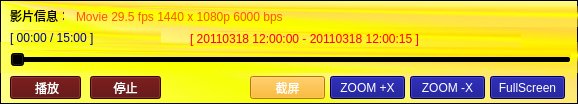
<?xml version="1.0" encoding="UTF-8"?>
<ui version="4.0">
 <class>ConsoleWnd</class>
 <widget class="QFrame" name="ConsoleWnd">
  <property name="geometry">
   <rect>
    <x>0</x>
    <y>0</y>
    <width>578</width>
    <height>104</height>
   </rect>
  </property>
  <property name="windowTitle">
   <string>播放控制台</string>
  </property>
  <property name="styleSheet">
   <string notr="true">background-color:qconicalgradient(cx:0, cy:0, angle:135, stop:0 rgba(255, 255, 0, 69), stop:0.375 rgba(255, 255, 0, 69), stop:0.423533 rgba(251, 255, 0, 145), stop:0.45 rgba(247, 255, 0, 208), stop:0.477581 rgba(255, 244, 71, 130), stop:0.518717 rgba(255, 218, 71, 130), stop:0.55 rgba(255, 255, 0, 255), stop:0.57754 rgba(255, 203, 0, 130), stop:0.625 rgba(255, 255, 0, 69), stop:1 rgba(255, 255, 0, 69))</string>
  </property>
  <property name="frameShape">
   <enum>QFrame::StyledPanel</enum>
  </property>
  <property name="frameShadow">
   <enum>QFrame::Raised</enum>
  </property>
  <widget class="QWidget" name="widget" native="true">
   <property name="geometry">
    <rect>
     <x>0</x>
     <y>42</y>
     <width>681</width>
     <height>31</height>
    </rect>
   </property>
   <property name="maximumSize">
    <size>
     <width>16777215</width>
     <height>50</height>
    </size>
   </property>
   <widget class="QSlider" name="sliderTimeLine">
    <property name="geometry">
     <rect>
      <x>10</x>
      <y>8</y>
      <width>561</width>
      <height>20</height>
     </rect>
    </property>
    <property name="tracking">
     <bool>true</bool>
    </property>
    <property name="orientation">
     <enum>Qt::Horizontal</enum>
    </property>
    <property name="tickPosition">
     <enum>QSlider::NoTicks</enum>
    </property>
   </widget>
  </widget>
  <widget class="QPushButton" name="btnZoomIn">
   <property name="geometry">
    <rect>
     <x>330</x>
     <y>76</y>
     <width>75</width>
     <height>23</height>
    </rect>
   </property>
   <property name="styleSheet">
    <string notr="true">background-color: rgb(0, 0, 127);
color: rgb(255, 255, 255);</string>
   </property>
   <property name="text">
    <string>ZOOM +X</string>
   </property>
  </widget>
  <widget class="QPushButton" name="btnZoomOut">
   <property name="geometry">
    <rect>
     <x>410</x>
     <y>76</y>
     <width>75</width>
     <height>23</height>
    </rect>
   </property>
   <property name="styleSheet">
    <string notr="true">background-color: rgb(0, 0, 127);
color: rgb(255, 255, 255);</string>
   </property>
   <property name="text">
    <string>ZOOM -X</string>
   </property>
  </widget>
  <widget class="QPushButton" name="btnFullScreen">
   <property name="geometry">
    <rect>
     <x>490</x>
     <y>76</y>
     <width>75</width>
     <height>23</height>
    </rect>
   </property>
   <property name="styleSheet">
    <string notr="true">background-color: rgb(0, 0, 127);
color: rgb(255, 255, 255);</string>
   </property>
   <property name="text">
    <string>FullScreen</string>
   </property>
  </widget>
  <widget class="QPushButton" name="btnStop">
   <property name="geometry">
    <rect>
     <x>90</x>
     <y>76</y>
     <width>71</width>
     <height>23</height>
    </rect>
   </property>
   <property name="styleSheet">
    <string notr="true">background-color: rgb(85, 0, 0);
color: rgb(255, 255, 255);</string>
   </property>
   <property name="text">
    <string>停止</string>
   </property>
  </widget>
  <widget class="QPushButton" name="btnPlay">
   <property name="geometry">
    <rect>
     <x>10</x>
     <y>76</y>
     <width>71</width>
     <height>23</height>
    </rect>
   </property>
   <property name="styleSheet">
    <string notr="true">background-color: rgb(85, 0, 0);
color: rgb(255, 255, 255);</string>
   </property>
   <property name="text">
    <string> 播放</string>
   </property>
  </widget>
  <widget class="QLabel" name="label">
   <property name="geometry">
    <rect>
     <x>10</x>
     <y>10</y>
     <width>54</width>
     <height>12</height>
    </rect>
   </property>
   <property name="styleSheet">
    <string notr="true">font: 10pt &quot;微软雅黑&quot;;</string>
   </property>
   <property name="text">
    <string>影片信息：</string>
   </property>
  </widget>
  <widget class="QLabel" name="txtImageDesc">
   <property name="geometry">
    <rect>
     <x>76</x>
     <y>6</y>
     <width>591</width>
     <height>21</height>
    </rect>
   </property>
   <property name="styleSheet">
    <string notr="true">color:rgb(255, 85, 0);
font: 10pt &quot;微软雅黑&quot;;</string>
   </property>
   <property name="text">
    <string>Movie 29.5 fps 1440 x 1080p 6000 bps</string>
   </property>
  </widget>
  <widget class="QPushButton" name="btnCaptureScreen">
   <property name="geometry">
    <rect>
     <x>250</x>
     <y>76</y>
     <width>75</width>
     <height>23</height>
    </rect>
   </property>
   <property name="styleSheet">
    <string notr="true">background-color: rgb(255, 170, 0);
color: rgb(255, 255, 255);</string>
   </property>
   <property name="text">
    <string>截屏</string>
   </property>
  </widget>
  <widget class="QLabel" name="txtTime1">
   <property name="geometry">
    <rect>
     <x>10</x>
     <y>30</y>
     <width>151</width>
     <height>16</height>
    </rect>
   </property>
   <property name="styleSheet">
    <string notr="true">font: 12pt &quot;黑体&quot;;
color:rgb(0, 0, 127);
</string>
   </property>
   <property name="text">
    <string>[ 00:00 / 15:00 ] </string>
   </property>
  </widget>
  <widget class="QLabel" name="txtTime2">
   <property name="geometry">
    <rect>
     <x>190</x>
     <y>31</y>
     <width>331</width>
     <height>16</height>
    </rect>
   </property>
   <property name="styleSheet">
    <string notr="true">color: rgb(255, 0, 0);
font: 10pt &quot;微软雅黑&quot;;</string>
   </property>
   <property name="text">
    <string>[ 20110318 12:00:00 - 20110318 12:00:15 ]</string>
   </property>
  </widget>
 </widget>
 <resources/>
 <connections/>
</ui>
